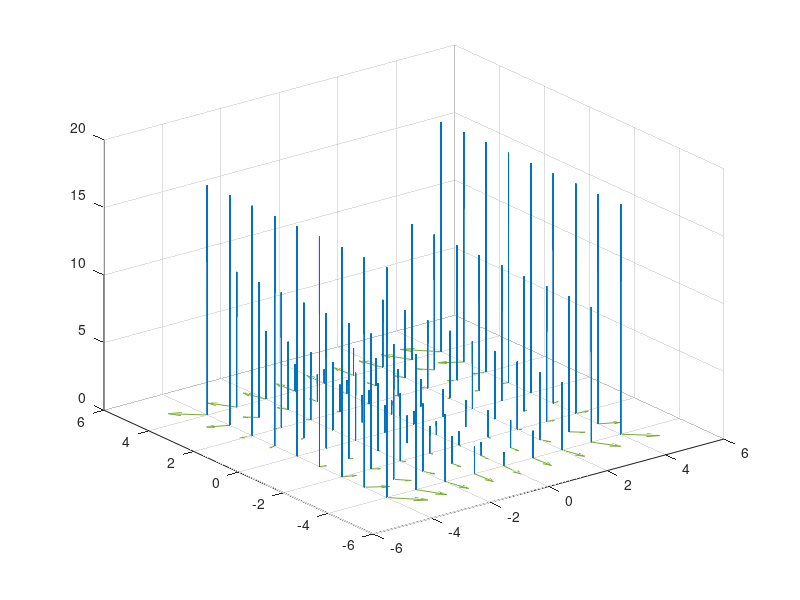
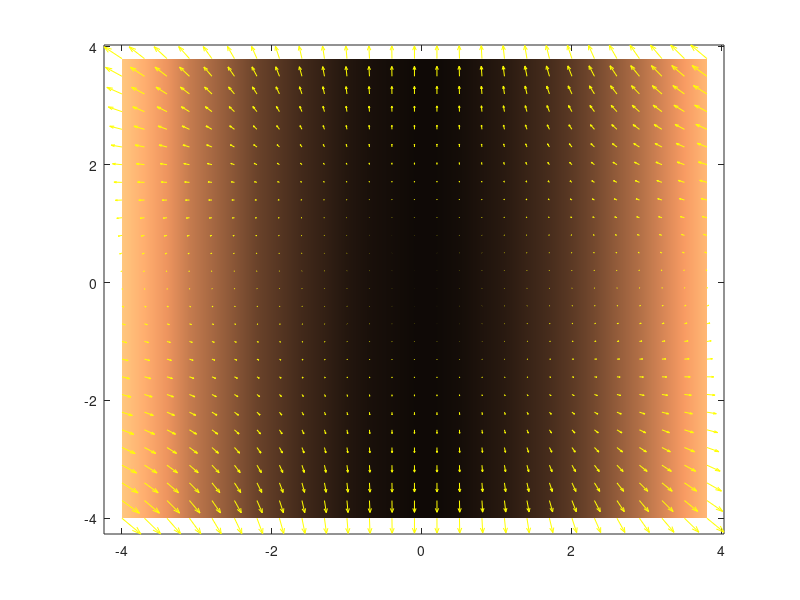

MATLAB code to generate these figures, in order:
x = -4:4;
y = x;
z = x;
[X, Y, Z] = meshgrid(x,y,z);
[Cx, Cy, Cz] = curl(X,Y,Z,-Y.*X.^2,X+Y.^3,zeros(size(X)));
% Note that as there are no z-values in our field, we supplied zeros for z
figure
quiver3(X,Y,zeros(size(X)),Cx,Cy,Cz,0);
hold on;
[X Y] = meshgrid(x,y);
quiver(X,Y,-Y.*X.^2,X+Y.^3);
figure 
[X Y] = meshgrid(-4:.3:4);
crl = curl(X,Y,-Y.*X.^2,X+Y.^3);
pcolor(X,Y,crl);
shading interp
hold on;
quiver(X,Y,-Y.*X.^2,X+Y.^3,'y');
hold off;
colormap copper
